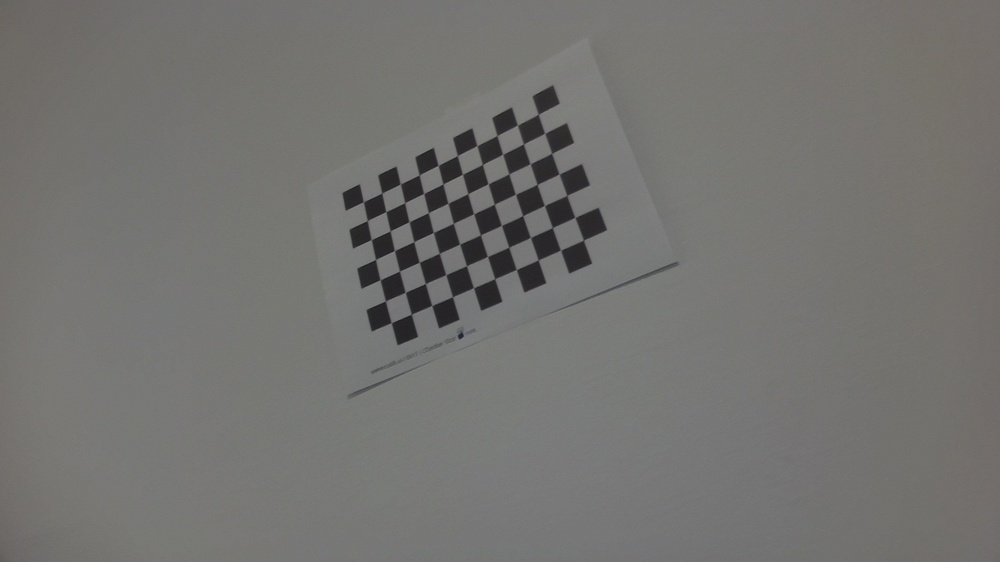
#> input picture data_calibracion_ordenador/WIN_20261111_19_30_37_Pro.jpg, 1000 x 562 px, shrunk from 1920 x 1080 before the run; its folder holds 4 pictures in this run
$ jupyter execute calibracion_ordenador.ipynb
#> lines starting #> are read from the running program, lines starting #| are printed output that depends on the picture; long printed decimals are rounded
# Calibración de cámara

Flujo basado en el código de la práctica: detección y refinado de esquinas, generación de puntos del tablero y `cv2.calibrateCamera`. Se usa un tablero de 10 x 7  esquinas interiores y casillas de 20 mm.

[cell 1]
import cv2
print("OpenCV should be 4.8.x Current version:", cv2.__version__)
from typing import List
import numpy as np
# import imageio --- IGNORE IF DEPRECATED---
import imageio.v3 as imageio
import copy
import os
import glob

[cell 2]
def load_images(filenames: list) -> list:
    return [cv2.imread(filename) for filename in filenames]
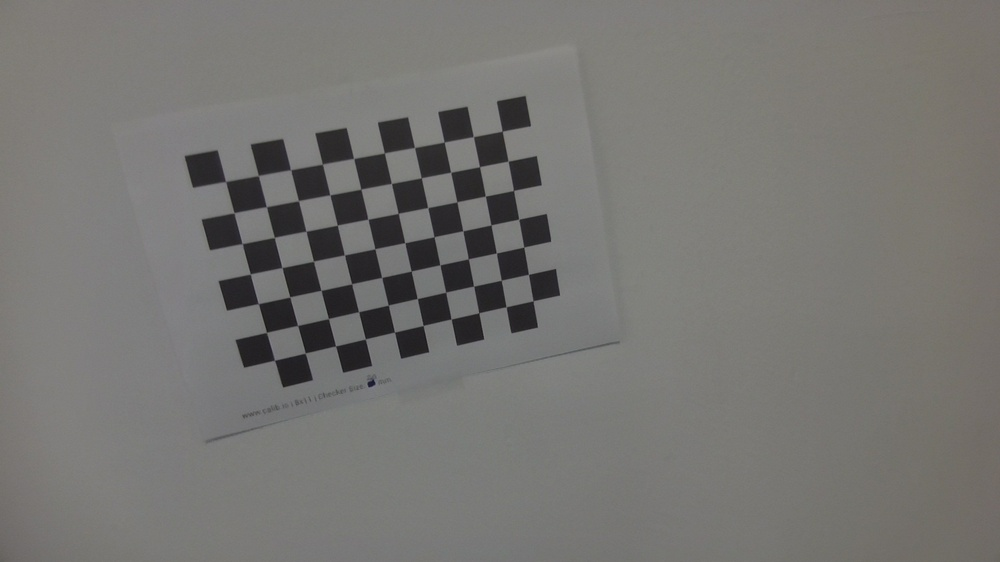
#> input picture data_calibracion_ordenador/WIN_20261111_19_30_44_Pro.jpg, 1000 x 562 px, shrunk from 1920 x 1080 before the run
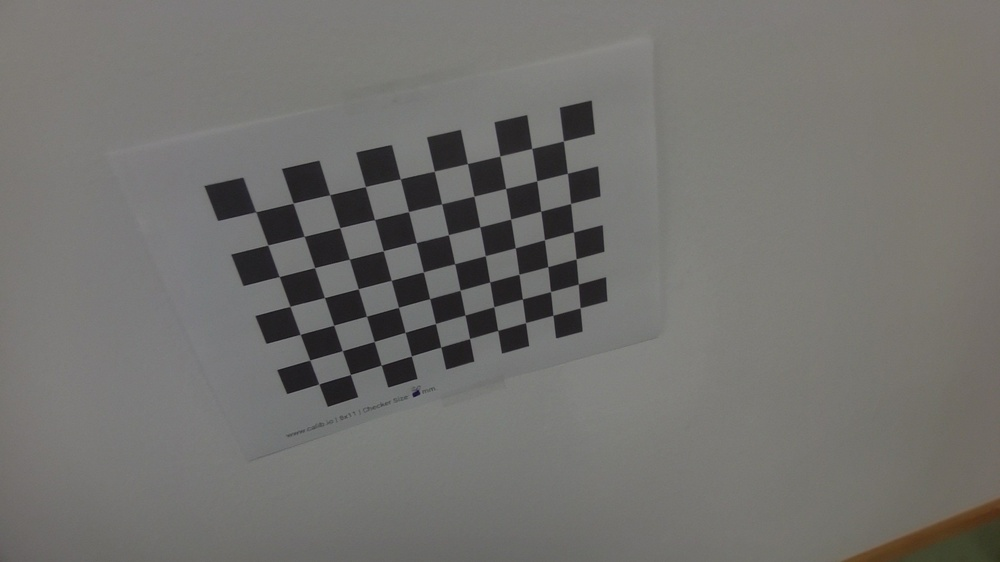
#> input picture data_calibracion_ordenador/WIN_20261111_19_30_47_Pro.jpg, 1000 x 562 px, shrunk from 1920 x 1080 before the run
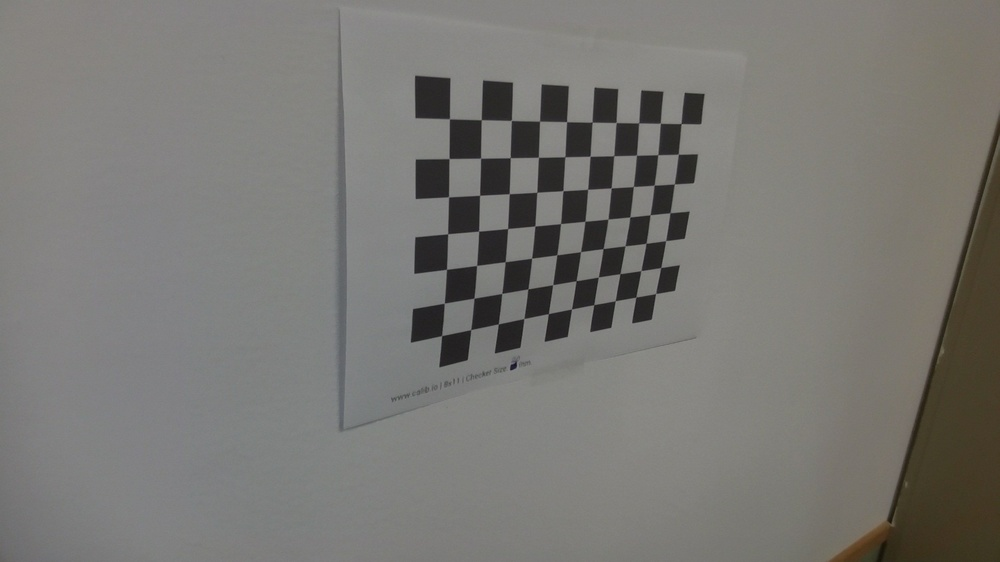
#> input picture data_calibracion_ordenador/WIN_20261111_19_30_49_Pro.jpg, 1000 x 562 px, shrunk from 1920 x 1080 before the run

# Build a list containing the paths of all images in the data folder
imgs_path = sorted(glob.glob("../data_calibracion_ordenador/*"))
imgs = load_images(imgs_path)
#> imgs = 4 items

[cell 3]
print(imgs[0].shape)
#| (562, 1000, 3)

[cell 4]
corners = [cv2.findChessboardCorners(img, (10,7)) for img in imgs]
#> corners = 4 items

[cell 5]
corners_copy = copy.deepcopy(corners)
#> corners_copy = 4 items
criteria = (cv2.TERM_CRITERIA_EPS + cv2.TERM_CRITERIA_MAX_ITER, 30, 0.01)

# TODO To refine corner detections with cv2.cornerSubPix() you need to input grayscale images. Build a list containing grayscale images.
imgs_gray = [cv2.cvtColor(img,cv2.COLOR_BGR2GRAY) for img in imgs]
#> imgs_gray = 4 items

corners_refined = []
for img_gray, (found, c) in zip(imgs_gray, corners):
    if found:
        corners_refined.append(cv2.cornerSubPix(img_gray, c.copy(), (6, 6), (-1, -1), criteria))
    else:
        corners_refined.append(None)
#> this loop made 4 passes
#> after the loop, corners_refined = 4 items

[cell 6]
imgs_copy = copy.deepcopy(imgs)
#> imgs_copy = 4 items
imgs_copy = [cv2.drawChessboardCorners(img,(10,7),corner_refined,True) for img,corner_refined in zip(imgs_copy,corners_refined) ]

[cell 7]
def show_image(img):
    cv2.imshow("corner",img)
    cv2.waitKey()
    cv2.destroyAllWindows()

def write_image(name,img):
    cv2.imwrite(name,img)

for i,img in enumerate(imgs_copy):
    show_image(img)
#> this loop made 4 passes
#> pass 1, in show_image, `cv2.imshow("corner",img)`:
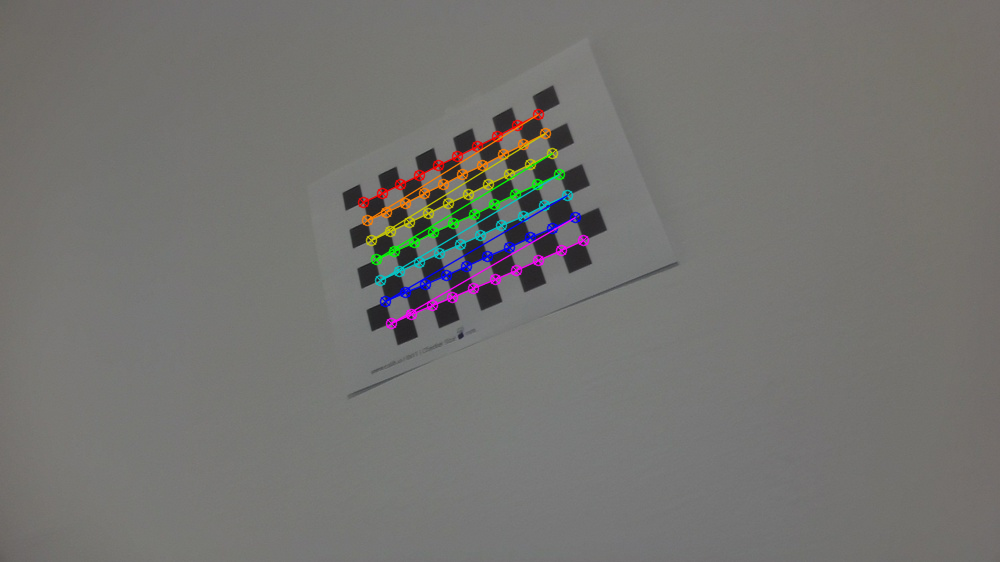
#> window 'corner': shape (562, 1000, 3); mean B, G, R 112.5, 115.4, 116.2
#> pass 2, in show_image (call 2), `cv2.imshow("corner",img)`:
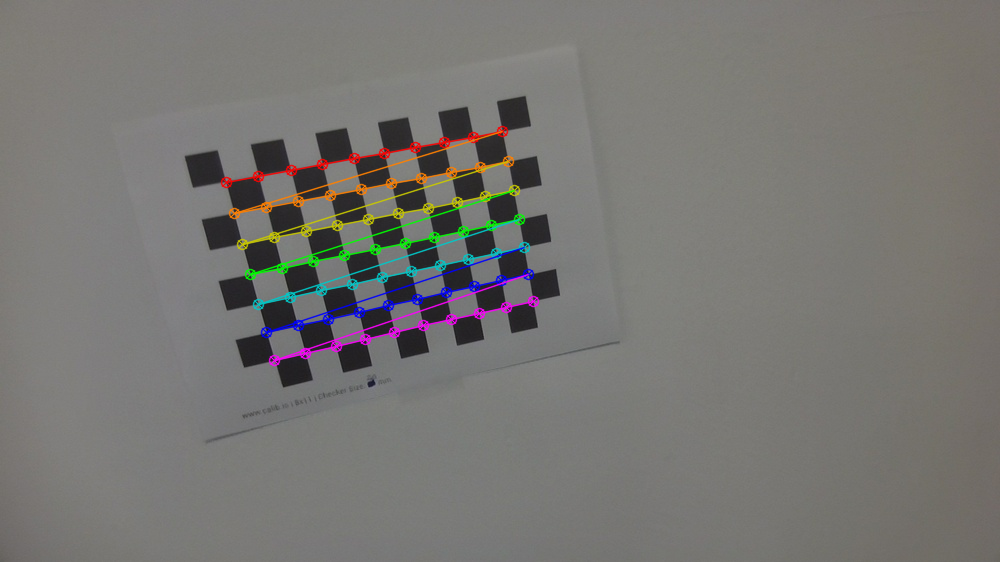
#> window 'corner': shape (562, 1000, 3); mean B, G, R 114.3, 117.4, 118.7

[cell 8]
def get_chessboard_points(chessboard_shape, dx, dy):
    cols, rows = chessboard_shape

    return np.array(
        [[dx * col, dy * row, 0]
         for row in range(rows)
         for col in range(cols)],
        dtype=np.float32
    )

[cell 9]
points = get_chessboard_points((10, 7), 20, 20)

chessboard_points = [
    points.copy()
    for corner in corners
    if corner[0]
]
#> chessboard_points = 4 items

[cell 10]
valid_corners = [c for c in corners_refined if c is not None]
#> valid_corners = 4 items
valid_corners = np.array(valid_corners, dtype=np.float32)
valid_corners.shape
#> Out = (4, 70, 1, 2)

[cell 11]
image_size = imgs_gray[0].shape[::-1]
#> image_size = (1000, 562)
rms, intrinsics, dist_coeffs, rvecs, tvecs = cv2.calibrateCamera(
    chessboard_points,
    valid_corners,
    image_size,
    None,
    None
)
#> rms = 0.87; intrinsics = [[621.1, 0, 492], [0, 626.3, 280], [0, 0, 1]]; dist_coeffs = [[0.281, -1.46, 0.00185, -0.016, 1.7]]; rvecs = ([-0.308, 0.362, -0.34], [0.211, -0.143, -0.201], [0.508, -0.218, -0.216], [0.326, -0.588, -0.033]); tvecs = ([-118.8, -71.77, 582.4], [-167, -61.56, 401.9], [-128.1, -36.19, 347.1], [-21.27, -82, 323.3])
# Obtain extrinsics
extrinsics = list(map(lambda rvec, tvec: np.hstack((cv2.Rodrigues(rvec)[0], tvec)), rvecs, tvecs))
#> extrinsics = 4 items

[cell 12]
print("Intrinsics:\n", intrinsics)
#| Intrinsics:
#|  [[621.141   0.         491.980]
#|  [  0.         626.297 279.998]
#|  [  0.           0.           1.        ]]
print("Distortion coefficients:\n", dist_coeffs)
#| Distortion coefficients:
#|  [[ 0.2814 -1.459  0.001851 -0.01605  1.704]]
print("Root mean squared reprojection error:\n", rms)
#| Root mean squared reprojection error:
#|  0.8703
